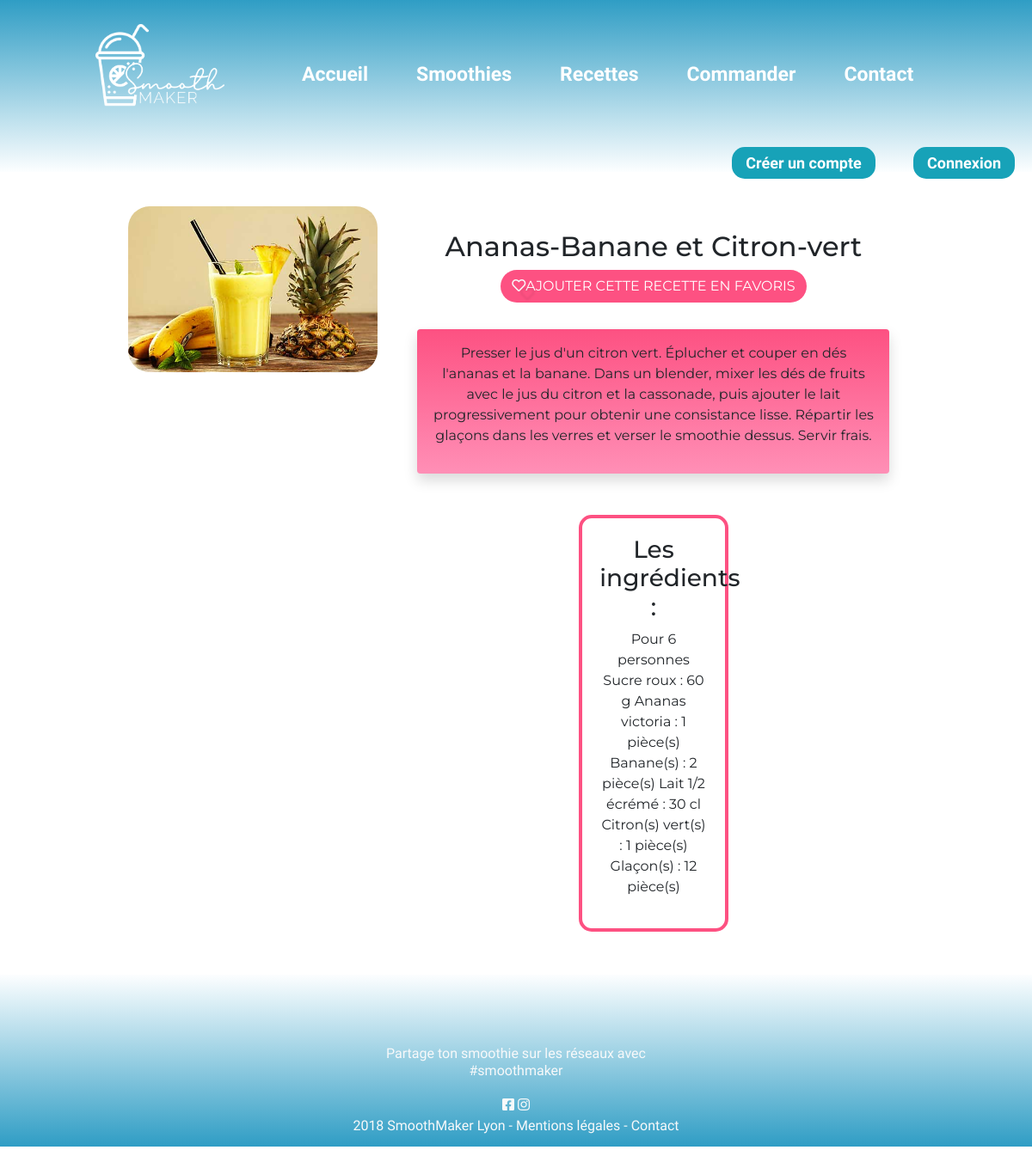
Page /index.php/recette/recettedetails?id=1 on the committed database.
### tables this page shows
CREATE TABLE `Recette` (
  `Id` int(11) NOT NULL,
  `Name` varchar(50) NOT NULL,
  `Ingredients` varchar(255) NOT NULL,
  `Photo` varchar(50) NOT NULL,
  `Description` text NOT NULL
);

### library/MicroKernel.class.php (called while the page is built, shortened)
<?php
class MicroKernel
{
    private $applicationPath;
    private $configuration;
    private $controllerPath;
    public function __construct()
    {
        $this->applicationPath = realpath(ROOT_PATH.'/application');
        $this->configuration   = new Configuration();
        $this->controllerPath  = null;
    }
    public function bootstrap()
    {
        $this->configuration->load('database');
        $this->configuration->load('library');
        return $this;
    }
    public function loadClass($class)
    {
        $class = str_replace('\\', DIRECTORY_SEPARATOR, $class);
        if(substr($class, -10) == 'Controller')
        {
            $filename = "$this->controllerPath/$class.class.php";
        }
        else if(substr($class, -4) == 'Form')
        {
            $filename = "$this->applicationPath/forms/$class.class.php";
        }
        elseif(substr($class, -5) == 'Model')
        {
            $filename = "$this->applicationPath/models/$class.class.php";
        }
        else
        {
            $filename = "$this->applicationPath/classes/$class.class.php";
        }
    }
    public function run(FrontController $frontController)
    {
        try
        {
            $requestPath = $frontController->buildContext($this->configuration);
            $this->controllerPath = "$this->applicationPath/controllers$requestPath";
            $frontController->run();
            $frontController->renderView();
        }
        catch(Exception $exception)
        {
            ob_clean();
            $frontController->renderErrorView
            (
                implode('<br>',
                [
                    $exception->getMessage(),
                    "<strong>Fichier</strong> : ".$exception->getFile(),
                    "<strong>Ligne</strong> : ".$exception->getLine()
                ])
            );
        }
    }
}

### index.php (called while the page is built, shortened)
<?php
require_once 'library/Configuration.class.php';
require_once 'library/Database.class.php';
require_once 'library/MicroKernel.class.php';
$microKernel = new MicroKernel();
$microKernel->bootstrap()->run(new FrontController());

### library/Database.class.php (called while the page is built, shortened)
<?php
class Database
{
	private $pdo;
	public function __construct()
	{
		$configuration = new Configuration();
		$this->pdo = new PDO
		(
			$configuration->get('database', 'dsn'),
			$configuration->get('database', 'user'),
			$configuration->get('database', 'password')
		);
		$this->pdo->exec('SET NAMES UTF8');
		$this->pdo->setAttribute(PDO::ATTR_ERRMODE, PDO::ERRMODE_EXCEPTION);
	}
    public function query($sql, array $criteria = array())
    {
        $query = $this->pdo->prepare($sql);
        $query->execute($criteria);
        return $query->fetchAll(PDO::FETCH_ASSOC);
    }
    public function queryOne($sql, array $criteria = array())
    {
        $query = $this->pdo->prepare($sql);
        $query->execute($criteria);
        return $query->fetch(PDO::FETCH_ASSOC);
    }
}

### library/Configuration.class.php (called while the page is built, shortened)
<?php
class Configuration
{
	private static $registry;
	public function __construct()
	{
		if(Configuration::$registry === null)
		{
			Configuration::$registry = array();
		}
	}
	public function get($filename, $key, $defaultValue = null)
	{
		if(array_key_exists($filename, Configuration::$registry) === true)
		{
			if(array_key_exists($key, Configuration::$registry[$filename]) === true)
			{
				return Configuration::$registry[$filename][$key];
			}
		}
		return $defaultValue;
	}
	public function load($filename)
	{
		Configuration::$registry[$filename] = $config;
	}
}

### application/models/RecetteModel.class.php (called while the page is built, shortened)
<?php
class RecetteModel
{
    public function find($recetteId)
    {
        $database = new Database();
        $sql = 'SELECT
                    Name,
                    Ingredients,
                    Photo,
                    Description
                FROM Recette
                WHERE Id = ?';
        return $database->queryOne($sql, [ $recetteId ]);
    }
    public function findId($name){
         $database = new Database();
        $sql = 'SELECT
                    Id
                FROM Recette
                WHERE Name = ?';
        return $database->queryOne($sql, [ $name ]);
    }
}

### application/controllers/recette/recettedetails/RecettedetailsController.class.php (called while the page is built, shortened)
<?php
class RecettedetailsController
{
	public function httpGetMethod(Http $http, array $queryFields)
	{
        if(array_key_exists('id', $queryFields) == true)
        {
            if(ctype_digit($queryFields['id']) == true)
            {
                $recetteDetailModel = new RecetteModel();
				$recetteDetail      = $recetteDetailModel->find($queryFields['id']);
                 return
                    [
                        'flashBag' => new FlashBag(),
                        'recette'  => $recetteDetail,
                    ];
            }
        }
	}
}

### application/classes/UserSession.class.php (called while the page is built, shortened)
<?php
class UserSession
{
    public function getUserId() {
        if($this->isAuthenticated() == false)
        {
            return null;
        }
        return $_SESSION['user']['UserId'];
    }
	public function isAuthenticated()
	{
		return false;
	}
}

### application/models/FavorisModel.class.php (called while the page is built, shortened)
<?php
class FavorisModel
{
    public function searchFavoris($user_Id, $recette_Id)
    {
        $sql = 'SELECT * FROM Recetteline WHERE User_Id = ? AND Recette_Id = ?';
        $database = new Database();
        $searchFavoris = $database->query($sql, [$user_Id, $recette_Id]);
        if(empty($searchFavoris) == true ){
            return true;
        }else{
            return false;
        }
    }
}

### application/www/recette/recettedetails/RecettedetailsView.phtml (the view, shortened to what this page needs)
<div class="container-fluid ">
	<div class="row">
			<div class="col-lg-4 col-md-6 col-sm-12">
				<img src="<?= $wwwUrl ?>/images/<?= $recette['Photo']; ?>" alt="<?= $recette['Name']; ?>" class="imgAccueil">
			</div>
			<div class="col-lg-8 col-md-6 col-sm-12 text-center" id="nameRecetteDetails">
				<h2><?= $recette['Name']; ?></h2>
				<?php
                $userSession = new UserSession();
                $user_Id = $userSession->getUserId();
                $recetteModel = new RecetteModel();
                $id = $recetteModel->findId($recette['Name']);
                $favorisModel = new FavorisModel();
                $search = $favorisModel->searchFavoris($user_Id, $id['Id']);
                 ?>
                 <?php
                 if($search == true):?>
                <button type="button" class="btn pinkBtn"><i class="far fa-heart text-light"></i><a href="" id="favoris" data-favoris="add">AJOUTER CETTE RECETTE EN FAVORIS</a></button>
                <?php elseif ($search == false):?>
                <button type="button" class="btn pinkBtn"><i class="far fa-heart text-light"></i><a href="" id="favoris" data-favoris="delete">SUPPRIMER CETTE RECETTE DE MES FAVORIS</a></button>
                <?php
                endif; ?>
				<div class=" text-center shadow p-3 mb-5 rounded pinkgrad" id="etapesRecette">
				<p><?= $recette['Description'] ; ?></p>
				</div>
				<div class="col-lg-4 col-md-6 col-sm-12 text-center mx-auto">
				<div id="recetteName">
					<h3>Les ingrédients :</h3>
					<p> <?= $recette['Ingredients'] ; ?></p>
				</div>
				</div>
	</div>
	</div>
</div>

### application/www/css/theme.css (style rules this page uses)
a { text-decoration: none; }
.row { flex-direction: row; }
body { font-family: 'Montserrat', sans-serif; }
button a { color: white; text-decoration: none; }
.imgAccueil { width: 100%; margin-top:20px; margin-left: 5%; border-radius:25px; }
.pinkgrad { background: linear-gradient(180deg, #FD5182 0%, #FF8FB6 100%), #FF8FB6; border-radius: 15px; }
.pinkBtn { background-color: #FD5182; color: white; border-radius: 25px; }
#recetteName { margin-top: 20px; text-align: center; border : 4px solid #FD5182; box-sizing: border-box; border-radius: 15px; padding: 20px; }
#nameRecetteDetails { margin-top: 5%; }
#etapesRecette { margin: 5%; }
* { box-sizing: border-box; }
button i { color: white!important; }

### application/www/css/main.css (style rules this page uses)
.fa-heart,.fa-question { color: #FD5182 ; filter: drop-shadow( 10px 10px 1px rgba(0, 0, 0, 0.09)); }

### rows in the picture
recette: Photo (picture), Name "Ananas-Banane et Citron-vert", Description "Presser le jus d'un citron vert. Éplucher et couper en dés l'ananas et la banane. Dans un blender, mixer les dés de fruits avec le jus du citron et la cassonade, puis ajouter le lait progressivement pour obtenir une consistance lisse. Répartir les glaçons dans les verres et verser le smoothie dessus. Servir frais.", Ingredients "Pour 6 personnes Sucre roux : 60 g Ananas victoria : 1 pièce(s) Banane(s) : 2 pièce(s) Lait 1/2 écrémé : 30 cl Citron(s) vert(s) : 1 pièce(s) Glaçon(s) : 12 pièce(s)"
